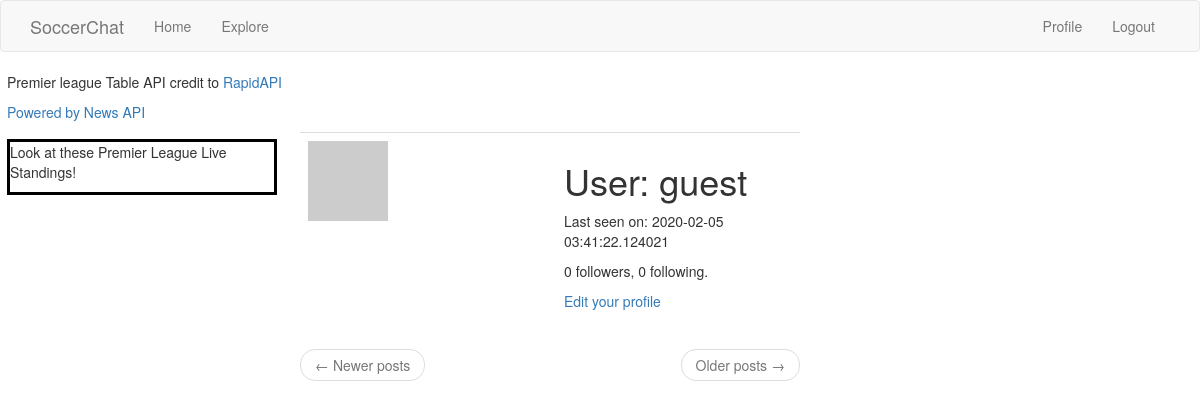
Before: /user/guest (signed in) with the older database file.
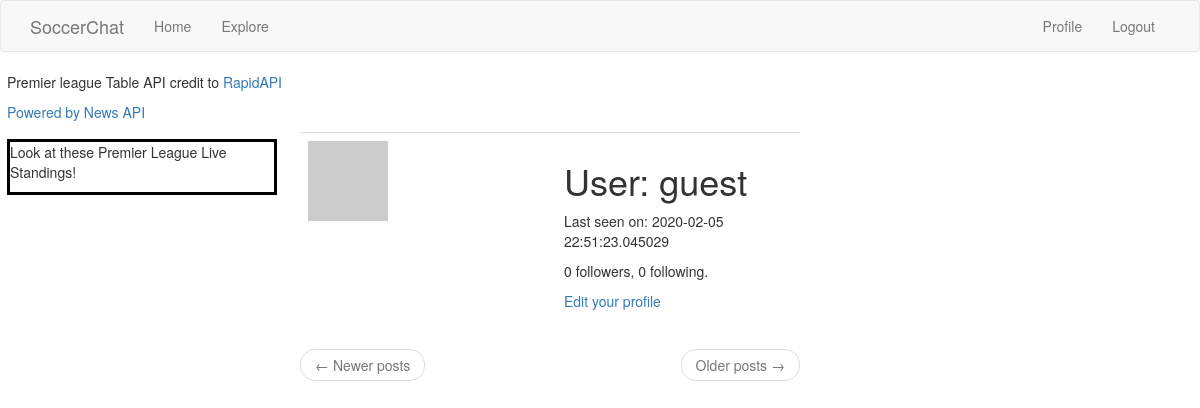
After: the same page with the newer database file.
### app/models.py (models this page shows, shortened)
class User(UserMixin, db.Model):
    id = db.Column(db.Integer, primary_key=True)
    username = db.Column(db.String(64), index=True, unique=True)
    email = db.Column(db.String(120), index=True, unique=True)
    password_hash = db.Column(db.String(128))
    posts = db.relationship('Post', backref='author', lazy='dynamic')
    about_me = db.Column(db.String(140))
    last_seen = db.Column(db.DateTime, default=datetime.utcnow)
    club = db.Column(db.String(64), index=True)
    followed = db.relationship(
        'User', secondary=followers,
        primaryjoin=(followers.c.follower_id == id),
        secondaryjoin=(followers.c.followed_id == id),
        backref=db.backref('followers', lazy='dynamic'), lazy='dynamic')
    def avatar(self, size):
        digest = md5(self.email.lower().encode('utf-8')).hexdigest()
        return 'https://www.gravatar.com/avatar/{}?d=identicon&s={}'.format(
            digest, size)

### app/routes.py (the view)
@app.route('/user/<username>')
@login_required
def user(username):
    user = User.query.filter_by(username=username).first_or_404()
    page = request.args.get('page', 1, type=int)
    posts = user.posts.order_by(Post.timestamp.desc()).paginate(
        page, app.config['POSTS_PER_PAGE'], False)
    next_url = url_for('user', username=user.username, page=posts.next_num) \
        if posts.has_next else None
    prev_url = url_for('user', username=user.username, page=posts.prev_num) \
        if posts.has_prev else None
    return render_template('user.html', user=user, posts=posts.items,
                           next_url=next_url, prev_url=prev_url)

### app/models.py (called while the page is built)
@login.user_loader
def load_user(id):
    return User.query.get(int(id))

### app/routes.py (called while the page is built)
@app.before_request
def before_request():
    if current_user.is_authenticated:
        current_user.last_seen = datetime.utcnow()
        db.session.commit()

### app/templates/user.html (shortened to what this page needs)
{% extends "base.html" %}
{% block app_content %}
    <table class="table table-hover">
        <tr>
            <td width="256px"><img src="{{ user.avatar(256) }}"></td>
        <td>
          <h1>User: {{ user.username }}</h1>
                  {% if user.last_seen %}<p>Last seen on: {{ user.last_seen }}</p>{% endif %}
                  <p>{{ user.followers.count() }} followers, {{ user.followed.count() }} following.</p>
                  {% if user == current_user %}
                  <p><a href="{{ url_for('edit_profile') }}">Edit your profile</a></p>
                  {% elif not current_user.is_following(user) %}
                  <p><a href="{{ url_for('follow', username=user.username) }}">Follow</a></p>
                  {% else %}
                  <p><a href="{{ url_for('unfollow', username=user.username) }}">Unfollow</a></p>
                  {% endif %}
        </td>
    </tr>
</table>
    <nav aria-label="...">
    <ul class="pager">
        <li class="previous{% if not prev_url %} disabled{% endif %}">
            <a href="{{ prev_url or '#' }}">
                <span aria-hidden="true">&larr;</span> Newer posts
            </a>
        </li>
        <li class="next{% if not next_url %} disabled{% endif %}">
            <a href="{{ next_url or '#' }}">
                Older posts <span aria-hidden="true">&rarr;</span>
            </a>
        </li>
    </ul>
</nav>
{% endblock %}

### app/templates/base.html (shortened to what this page needs)
{% extends 'bootstrap/base.html' %}
{% block navbar %}
    <nav class="navbar navbar-default">
        <div class="container">
            <div class="navbar-header">
                <a class="navbar-brand" href="{{ url_for('index') }}">SoccerChat</a>
            </div>
            <div class="collapse navbar-collapse" id="bs-example-navbar-collapse-1">
                <ul class="nav navbar-nav">
                    <li><a href="{{ url_for('index') }}">Home</a></li>
                    <li><a href="{{ url_for('explore') }}">Explore</a></li>
                </ul>
                <ul class="nav navbar-nav navbar-right">
                    {% if current_user.is_anonymous %}
                    <li><a href="{{ url_for('login') }}">Login</a></li>
                    {% else %}
                    <li><a href="{{ url_for('user', username=current_user.username) }}">Profile</a></li>
                    <li><a href="{{ url_for('logout') }}">Logout</a></li>
                    {% endif %}
                </ul>
            </div>
        </div>
    </nav>
{% endblock %}
  {% block content %}
  <div style="margin:7px; width:800px;">
    <p>Premier league Table API credit to <a href="https://rapidapi.com/api-sports/api/api-football">RapidAPI</a></p>
    <p> <a href="https://newsapi.org">Powered by News API</a></p>
  </div>
      <div style="width:800px;">
        <div style="margin:7px; border:3px solid black;width:270px; float:left;">
          Look at these Premier League Live Standings!
          </div>
        <div style="width:500px; float:right;">
          {% block app_content %}{% endblock %}
          </div>
      </div>
  {% endblock %}

Changed rows visible on the page:
changed User "guest": last_seen "2020-02-05 03:41:22.124021" → "2020-02-05 22:51:23.045029"
